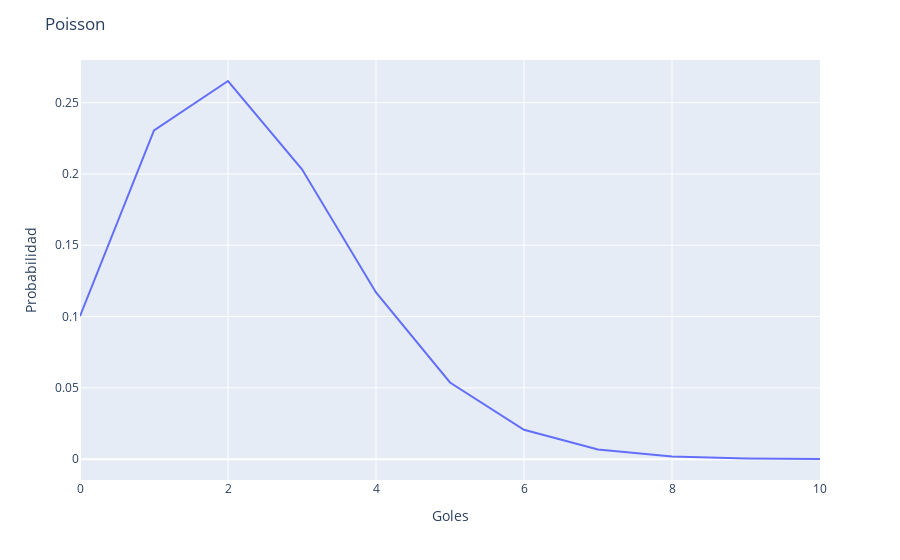

The notebook cell saved with this chart:
### Markdown cell above
**Draw a poisson probability distribution plot for the number of goals to be between 0 to 10.**

### Code cell
# your code here
# Please label the axes and give a title to the plot 
x = [i for i in range(11)]
fig = px.scatter(poisson.pmf(x,2.3)).update_traces(mode='lines')
fig.update_layout(showlegend = False, 
                  title='Poisson',
                  yaxis=dict(title='Probabilidad'),
                  xaxis=dict(title='Goles'))

### Figure 1 — Plotly figure (JSON) as saved in the notebook; plotly's stock layout.template omitted (floating-point values rounded to 4 significant figures)
{"data": [{"hovertemplate": "variable=0<br>index=%{x}<br>value=%{y}<extra></extra>", "legendgroup": "0", "marker": {"color": "#636efa", "symbol": "circle"}, "mode": "lines", "name": "0", "orientation": "v", "showlegend": true, "type": "scatter", "x": [0, 1, 2, 3, 4, 5, 6, 7, 8, 9, 10], "xaxis": "x", "y": [0.1003, 0.2306, 0.2652, 0.2033, 0.1169, 0.05378, 0.02061, 0.006773, 0.001947, 0.0004976, 0.0001145], "yaxis": "y"}], "layout": {"legend": {"title": {"text": "variable"}, "tracegroupgap": 0}, "margin": {"t": 60}, "showlegend": false, "title": {"text": "Poisson"}, "xaxis": {"anchor": "y", "domain": [0, 1], "title": {"text": "Goles"}}, "yaxis": {"anchor": "x", "domain": [0, 1], "title": {"text": "Probabilidad"}}}}
